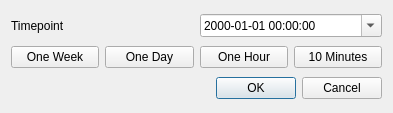
<?xml version="1.0" encoding="UTF-8"?>
<ui version="4.0">
 <class>Dialog</class>
 <widget class="QDialog" name="Dialog">
  <property name="geometry">
   <rect>
    <x>0</x>
    <y>0</y>
    <width>393</width>
    <height>113</height>
   </rect>
  </property>
  <property name="windowTitle">
   <string>Configuration Timepoint</string>
  </property>
  <layout class="QGridLayout" name="gridLayout">
   <item row="4" column="0" colspan="2">
    <layout class="QHBoxLayout" name="horizontalLayout">
     <item>
      <widget class="QPushButton" name="ui_one_week">
       <property name="text">
        <string>One Week</string>
       </property>
      </widget>
     </item>
     <item>
      <widget class="QPushButton" name="ui_one_day">
       <property name="text">
        <string>One Day</string>
       </property>
      </widget>
     </item>
     <item>
      <widget class="QPushButton" name="ui_one_hour">
       <property name="text">
        <string>One Hour</string>
       </property>
      </widget>
     </item>
     <item>
      <widget class="QPushButton" name="ui_ten_minutes">
       <property name="text">
        <string>10 Minutes</string>
       </property>
      </widget>
     </item>
    </layout>
   </item>
   <item row="0" column="0">
    <widget class="QLabel" name="timepoint_label">
     <property name="text">
      <string>Timepoint</string>
     </property>
    </widget>
   </item>
   <item row="5" column="0" colspan="2">
    <widget class="QDialogButtonBox" name="buttonBox">
     <property name="orientation">
      <enum>Qt::Horizontal</enum>
     </property>
     <property name="standardButtons">
      <set>QDialogButtonBox::Cancel|QDialogButtonBox::Ok</set>
     </property>
    </widget>
   </item>
   <item row="0" column="1">
    <widget class="QDateTimeEdit" name="ui_timepoint">
     <property name="currentSection">
      <enum>QDateTimeEdit::YearSection</enum>
     </property>
     <property name="displayFormat">
      <string>yyyy-MM-dd hh:mm:ss</string>
     </property>
     <property name="calendarPopup">
      <bool>true</bool>
     </property>
    </widget>
   </item>
  </layout>
 </widget>
 <resources/>
 <connections>
  <connection>
   <sender>buttonBox</sender>
   <signal>accepted()</signal>
   <receiver>Dialog</receiver>
   <slot>accept()</slot>
   <hints>
    <hint type="sourcelabel">
     <x>248</x>
     <y>254</y>
    </hint>
    <hint type="destinationlabel">
     <x>157</x>
     <y>274</y>
    </hint>
   </hints>
  </connection>
  <connection>
   <sender>buttonBox</sender>
   <signal>rejected()</signal>
   <receiver>Dialog</receiver>
   <slot>reject()</slot>
   <hints>
    <hint type="sourcelabel">
     <x>316</x>
     <y>260</y>
    </hint>
    <hint type="destinationlabel">
     <x>286</x>
     <y>274</y>
    </hint>
   </hints>
  </connection>
 </connections>
</ui>
